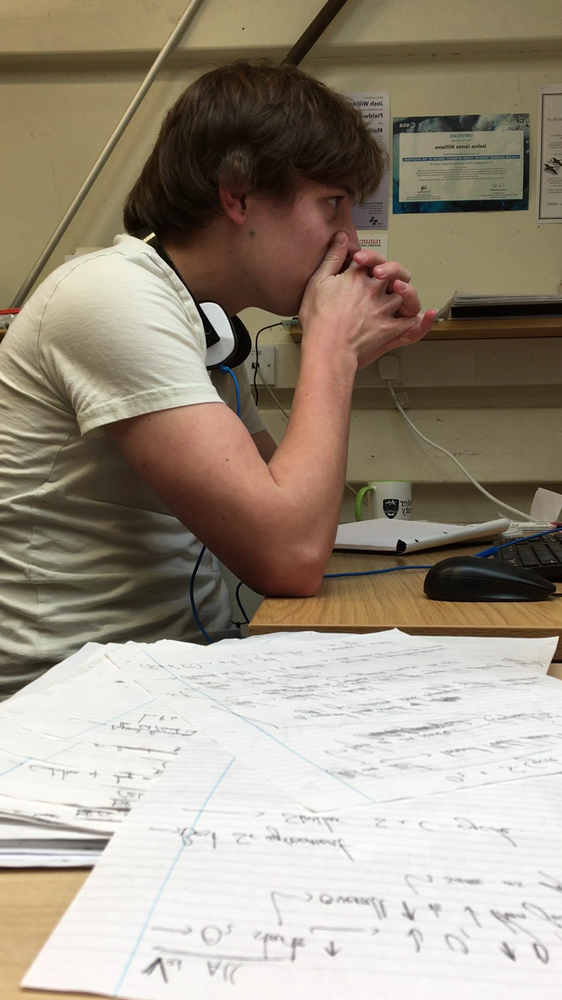
#> input picture data/image1.png, 562 x 1000 px, shrunk from 1080 x 1920 before the run, found by its file name
$ jupyter execute --allow-errors 'PPRS Feature Tracking practical (1).ipynb'
#> lines starting #> are read from the running program, lines starting #| are printed output that depends on the picture
**Principles and Practice of Remote Sensing**

**Practical:  Feature tracking**

The aims of this practical are:

1.	To introduce concepts and applications related to feature tracking in EO imagery.
2.	To explore various algorithms and parameters related to tracking features in EO imagery.
3.	To produce feature tracking results in test cases.

This practical will be run through a Jupyter notebook: all the files and data you need are already incldued in this file. If you haven't come across notebooks before, you can read more about them here: https://jupyter.org/.

To briefly cover the basics, there are three types of cells:
* Text (like this cell)
* Code (python code, which you will need to run)
* Code outputs (which will appear once you run the code)

First, we need to import some packages which we will use throughout this practical. You will need to run the cell below, but it will not generate any output (it will however load the packages into python).

[cell 1]
# <- note, the hashtag indicates that this is a comment, and will not be run as part of the code. Use this to describe
# what you are doing in the code

#Updated to Python/Jupyter by Max Van Wyk de Vries (2021), based on a MATLAB practical prepared by N. Gourmelen; J. Williams (2017), updated by Josh Williams (2018) and Peter Green (2019)

#Import necessary packages
import pandas as pd
import numpy as np
import cv2
import scipy
import matplotlib.pyplot as plt
import scipy.io as sio
from PIL import Image
import scipy.signal as signal

plt.rcParams['figure.figsize'] = [10, 10] #Set default plot size a little larger

**Section 1: Measures of similarity**

In this exercise, we are going to manually investigate the difference between two signals. We are going to start off doing this in one dimensions in order to understand the underlying method.

We have created two box functions, which are identical except for a certain offset. Your job here is to identify this offset by manually estimating the offset value.

Start with an offset value of zero, and observe the position of the two curves. Then, continue entering new values (enter 'y' to the next prompt) to improve the fit.

For each offset value you enter, the code will output the *correlation coefficient* between the two curves. For an offset of zero this will be negative (the high values of the red curve coincide with the low values of the red curve, on average). As you improve the fit, this will become positive. For a perfect fit, the correlation coefficient will be 1.

*Questions*

*Q1: What value of offset is needed here in order to achieve a correlation coefficient of 1?*

*Q2: Why do you think the code fails (produces an error) when you enter a non-integer offset?*

[cell 2]
# You do not need to read this code. Just press run
continue_flag = 'y'

while continue_flag != 'n':
    offset = int(input('Enter an offset'))
    #Create the signals, each 100 units long
    b = np.zeros(100);a = np.zeros(100);a[30+offset:40+offset]=1; b[42:52]=1;
    c=a@b
    d= np.sum((a-np.mean(a))*(b-np.mean(b)))/np.sum(((a-np.mean(a))**2*(b-np.mean(b))**2)**0.5); #np.correlate(a,b)/10
#     plt.subplot(121)
    plt.plot(a,'k');plt.plot(b,'r');ax = plt.gca();ax.axes.xaxis.set_visible(False);plt.title('Signals');plt.show();
    print('The product of the signals is ' +str(c))
    print('The correlation coefficient between the signals is ' +str(d))
    if c!= 10:
        continue_flag = input('Do you want to continue entering additional offsets? y/n')
    else:
        print('Congratulations, you found the ideal offset!')
        continue_flag = 'n'
#> this loop made 1 pass; the answer given on pass 1: 3

Real signals do not look like these box functions. The signals we deal with in the geosciences tend to be noisy - a certain amount of noise is inevitably in the data.

Repeat the previous excercise, except this time with some (pure randon) noise introduced into the box functions.

Note, you will need to answer 'n' to the second prompt to end this run.

*Questions*

*Q3: Can you achieve a correlation coefficient of 1?*

*Q4: What value of offset is needed here in order to maximize your correlation coefficient?*

*Q5: Are you as confident about having achived the correct match as the previous example?*

[cell 3]
# You do not need to read this code. Just press run
continue_flag = 'y'

while continue_flag != 'n':
    offset = int(input('Enter an offset'))
    #Create the signals, each 100 units long
    b = -0.3+0.6*np.random.rand(100);a = -0.3+0.6*np.random.rand(100); a[30+offset:40+offset]+=1; b[36:46]+=1;
    c=a@b
    d= np.sum((a-np.mean(a))*(b-np.mean(b)))/np.sum(((a-np.mean(a))**2*(b-np.mean(b))**2)**0.5); #np.correlate(a,b)/10
#     plt.subplot(121)
    plt.plot(a,'k');plt.plot(b,'r');ax = plt.gca();ax.axes.xaxis.set_visible(False);plt.title('Signals');plt.show();
    print('The product of the signals is ' +str(c))
    print('The correlation coefficient between the signals is ' +str(d))
    continue_flag = input('Do you want to continue entering additional offsets? y/n')

Now let's do the same thing one last time, but with an even larger amount of noise.

*Questions*

*Q6: What is the highest correlation coefficient you can achieve? How does it compare to the previous examples?*

*Q7: How confident are you in having found the correct offset? Why?*

[cell 4]
# You do not need to read this code. Just press run
continue_flag = 'y'

while continue_flag != 'n':
    offset = int(input('Enter an offset'))
    #Create the signals, each 100 units long
    b = -1+2*np.random.rand(100);a = -1+2*np.random.rand(100); a[30+offset:40+offset]+=1; b[39:49]+=1;
    c=a@b
    d= np.sum((a-np.mean(a))*(b-np.mean(b)))/np.sum(((a-np.mean(a))**2*(b-np.mean(b))**2)**0.5); #np.correlate(a,b)/10
#     plt.subplot(121)
    plt.plot(a,'k');plt.plot(b,'r');ax = plt.gca();ax.axes.xaxis.set_visible(False);plt.title('Signals');plt.show();
    print('The product of the signals is ' +str(c))
    print('The correlation coefficient between the signals is ' +str(d))
    continue_flag = input('Do you want to continue entering additional offsets? y/n')

Not only is finding the correct match manually rather tedious, it becomes almost impossible for noisy data. This is why we get the computer to do it automatically for us. This automated comparison of two signals is the basis for most feature tracking methods.

In order to examine how this works, let's look back at our 'perfect' box functions using an offset of 10:

Note there is a noise option. Ignore it for now, but you will want to come back an edit it in a little while.

[cell 5]
offset = 10
noise = 0

############## Edit the options above this line

if noise == 0:
    b = np.zeros(100);a = np.zeros(100);a[30:40]=1; b[30+offset:40+offset]=1;
else:
    b = -(noise*0.5)+noise*np.random.rand(100);a = -(noise*0.5)+noise*np.random.rand(100);a[30:40]+=1; b[30+offset:40+offset]+=1;

plt.plot(a,'k');plt.plot(b,'r');plt.title('Signals');plt.show();

Now, say we want to identify a small portion of the black curve in the red curve. Let's crop out a portion of this black curve between 20 and 40:

[cell 6]
a_crop = a[20:40]
plt.plot(a_crop,'k');plt.title('Cropped black curve');plt.show();

Now, let's calculate the correlation coefficient between this 'cropped out' portion of the black curve and all of the red curve. If everything works out, we should get the highest correlation coefficient when this matches the same portion of the red curve.

*Q8: A warning appears when you run this. Do you have any idea why? (hint: look up the equation for the correlation coefficient, and think about what would happen when one of the series being correlated is all zero)*

[cell 7]
correlation_coefficient = np.zeros(80)
for loop in range(80):
    correlation_coefficient[loop] = np.sum((a_crop-np.mean(a))*(b[loop:loop+20]-np.mean(b[loop:loop+20])))/np.sum(
        ((a_crop-np.mean(a_crop))**2*(b[loop:loop+20]-np.mean(b[loop:loop+20]))**2)**0.5);

correlation_coefficient[np.isnan(correlation_coefficient)] = 0

plt.plot(correlation_coefficient,'k');plt.title('Correlation array');plt.show();

We have now created an array of correlation coefficients. These represent how good the fit between the two cropped out pieces of curve is. This reaches 1 at one point, or a perfect fit!

We just need one final step now: compare the position of the original cropped-out black curve (20) to the position of maximum correlation coefficient.

[cell 8]
position_correlation = np.argmax(correlation_coefficient)
offset_calculated=position_correlation-20;

print('The calculated offset was ' + str(offset_calculated)+ ' pixels, compared to the real offset of ' + str(offset) +' pixels.')
print('The error is ' + str(abs(offset_calculated-offset)) + ' pixel(s).')

They match - the computer did the same job you did much more efficiently. We can easily upscale this method into two dimensions, comparing the patterns between two images istead of the pattern in a single curve. There are a couple of questions below asking you to explore the effect of noise levels a little more. We will then move onto some real-life examples.

*Q9: Scroll back up the notebook and edit the parameter named 'noise' in the code above. Rerun the code down to this one, and explore the effect of different noise levels.*

*Can the computer correctly estimate the displacement even with some noise in the data?*
*Can the computer correctly estimate the displacement even when the noise level is too high for you to do it by eye?*
*At what noise level is the computer no longer able to identify any patterns?*

Keep these issues of noise in mind when using this method for real world applications.

**2) Tracking movement in videos**

[cell 9]
frame_1 = np.array(Image.open('./Ftrack_practical/Video18/image1.png'))
#> frame_1 is the input picture: shape (1000, 562, 3); mean R, G, B 156.4, 145.7, 130.3
frame_2 = np.array(Image.open('./Ftrack_practical/Video18/image2.png'))
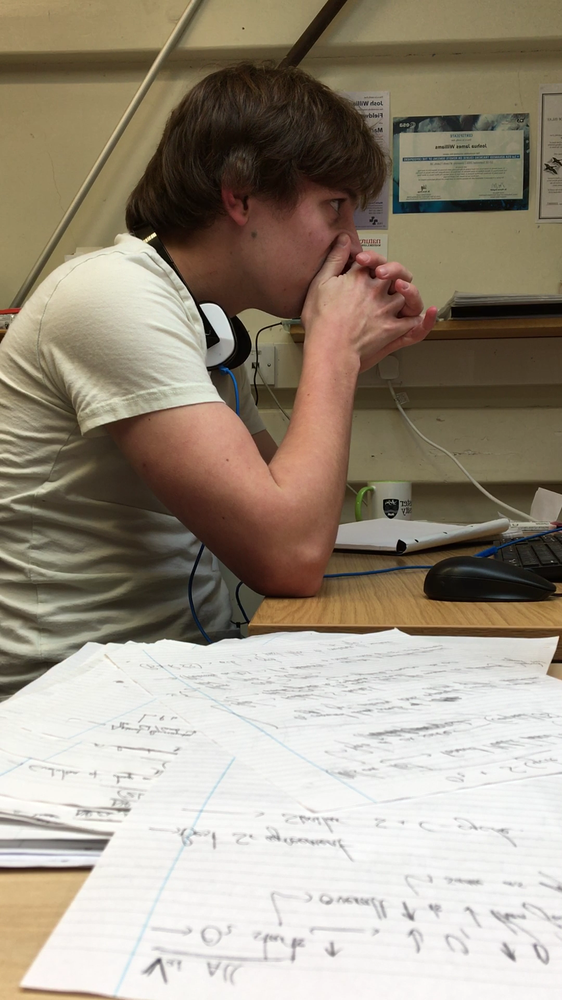
#> input picture data/image2.png, 562 x 1000 px, shrunk from 1080 x 1920 before the run, found by its file name
#> frame_2 is the input picture: shape (1000, 562, 3); mean R, G, B 156.7, 146.1, 130.5
frame_3 = np.array(Image.open('./Ftrack_practical/Video18/image3.png'))
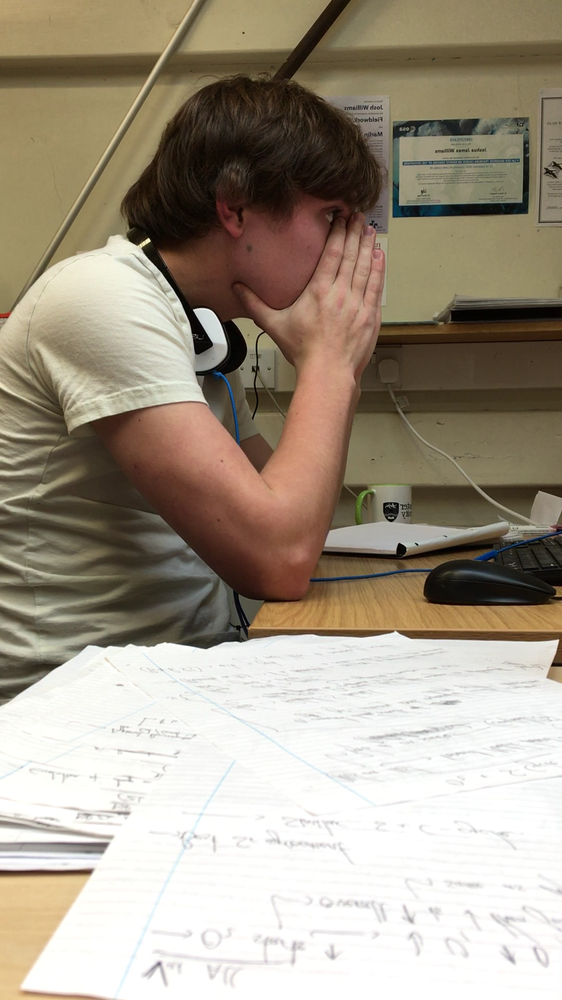
#> input picture data/image3.png, 562 x 1000 px, shrunk from 1080 x 1920 before the run, found by its file name
#> frame_3 is the input picture: shape (1000, 562, 3); mean R, G, B 163.3, 152.6, 136.5


###################First two images
flow = cv2.calcOpticalFlowFarneback(frame_1[:,:,1],frame_2[:,:,1], None, 0.5, 3, 15, 3, 5, 1.2, 0)

hsv = np.zeros_like(frame_1)
hsv[...,1] = 255
mag, ang = cv2.cartToPolar(flow[...,0], flow[...,1])
hsv[...,0] = ang*180/np.pi/2
hsv[...,2] = cv2.normalize(mag,None,0,255,cv2.NORM_MINMAX)
rgb = cv2.cvtColor(hsv,cv2.COLOR_HSV2BGR)
cv2.imshow('frame2',rgb)
k = cv2.waitKey(30) & 0xff
#> (key Esc is pressed here)

def pol2cart(rho, phi):
    u = rho * np.cos(phi)
    v = rho * np.sin(phi)
    return(u, v)

print('Image pair 1 and 2: optical flow')

u, v = pol2cart(mag,ang)

plt.subplot(2,2,1)
plt.imshow(mag);plt.title('Magnitude of displacement (pixels)');plt.colorbar()
plt.subplot(2,2,2)
plt.imshow(ang*180/3.1415);plt.title('Angle of displacement (pixels)');plt.colorbar()
plt.subplot(2,2,3)
plt.imshow(u);plt.title('X displacement (pixels)');plt.colorbar()
plt.subplot(2,2,4)
plt.imshow(v);plt.title('Y displacement (pixels)');plt.colorbar();plt.show();

################First and third images
flow = cv2.calcOpticalFlowFarneback(frame_1[:,:,1],frame_3[:,:,1], None, 0.5, 3, 15, 3, 5, 1.2, 0)

hsv = np.zeros_like(frame_1)
hsv[...,1] = 255
mag, ang = cv2.cartToPolar(flow[...,0], flow[...,1])
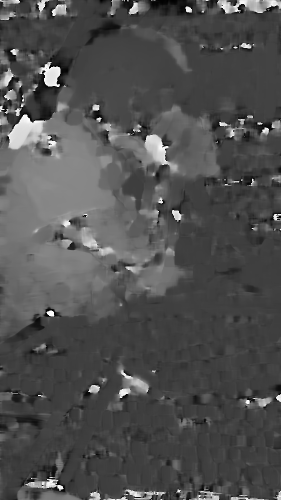
#> ang: shape (1000, 562) float32 (shown at 1/2 size); min 8.32e-05, max 6.28, mean 1.98; drawn with min black and max white
hsv[...,0] = ang*180/np.pi/2
hsv[...,2] = cv2.normalize(mag,None,0,255,cv2.NORM_MINMAX)
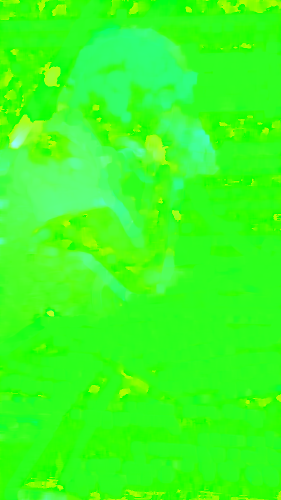
#> hsv: shape (1000, 562, 3) (shown at 1/2 size); mean of channels 0, 1, 2 56.2, 255, 31.9; drawn as R, G, B
rgb = cv2.cvtColor(hsv,cv2.COLOR_HSV2BGR)
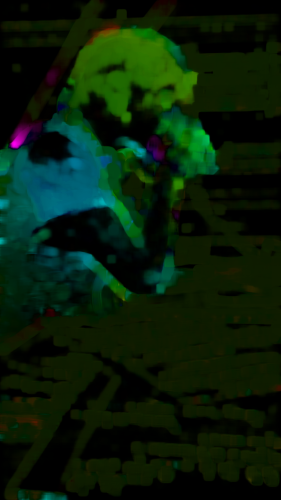
#> rgb: shape (1000, 562, 3) (shown at 1/2 size); mean B, G, R 9.4, 30.5, 8.9
cv2.imshow('frame2',rgb)
k = cv2.waitKey(30) & 0xff
#> (key Esc is pressed here)

def pol2cart(rho, phi):
    u = rho * np.cos(phi)
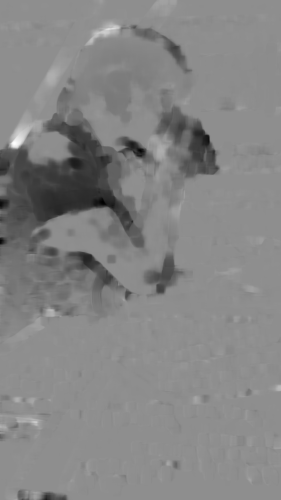
#> u: shape (1000, 562) float32 (shown at 1/2 size); min -21.92, max 17.36, mean -1.46; drawn with min black and max white
    v = rho * np.sin(phi)
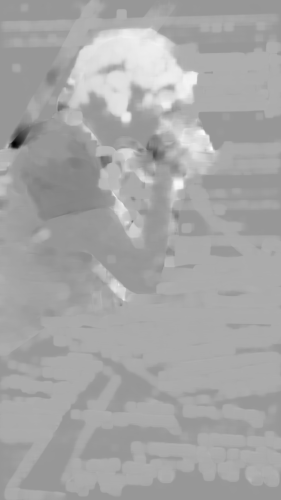
#> v: shape (1000, 562) float32 (shown at 1/2 size); min -25.57, max 17.49, mean 2.52; drawn with min black and max white
    return(u, v)

print('Image pair 1 and 3: optical flow')

u, v = pol2cart(mag,ang)

plt.subplot(2,2,1)
plt.imshow(mag);plt.title('Magnitude of displacement (pixels)');plt.colorbar()
plt.subplot(2,2,2)
plt.imshow(ang*180/3.1415);plt.title('Angle of displacement (pixels)');plt.colorbar()
plt.subplot(2,2,3)
plt.imshow(u);plt.title('X displacement (pixels)');plt.colorbar()
plt.subplot(2,2,4)
plt.imshow(v);plt.title('Y displacement (pixels)');plt.colorbar();plt.show();

[cell 10]
#Crude PIV algorithm for tests
def piv(img1, img2, siw=20, ssw=None):
#> called with siw = 10
    if ssw is None:
        ssw = siw
    sim1 = np.shape(img1);x = np.arange(ssw//2, sim1[1], siw); y = np.arange(ssw//2, sim1[0], siw);X, Y = np.meshgrid(x, y)
    u = np.zeros((len(y), len(x)));v = np.zeros((len(y), len(x)));
    border_diffy = sim1[0] - y[-1]; border_diffx = sim1[1] - x[-1]
    if border_diffy < ssw//2 and border_diffy != 0:
        img1 = np.pad(img1, ((0, 0),(0, ssw//2 - border_diffy)))
    if border_diffx < ssw//2 and border_diffx != 0:
        img1 = np.pad(img1, ((0, ssw//2 - border_diffx),(0, 0)))
    for n,i in enumerate(x):
        for m,j in enumerate(y):
            interr_window = np.array(img1[j-siw//2:j+siw//2, i-siw//2:i+siw//2])
            search_window = np.array(img2[j-ssw//2:j+ssw//2, i-ssw//2:i+ssw//2])
            interr_window = interr_window - np.mean(interr_window);search_window = search_window - np.mean(search_window)
            corr = signal.correlate2d(search_window, interr_window, mode='full')
            ind = np.unravel_index(corr.argmax(), corr.shape)
            u[m, n] = ind[1] - ((ssw + siw)//2-1); v[m, n] = ind[0] - ((ssw + siw)//2-1)
#> u: shape (100, 56) float64
#> v: shape (100, 56) float64
    return X,Y,u,v


X,Y,u,v = piv(frame_1[:,:,1],frame_2[:,:,1], siw=10, ssw=None)
#> Y: shape (100, 56) int64; 100 distinct labels, from 5 to 995

def cart2pol(x, y):
    rho = np.sqrt(x**2 + y**2)
    phi = np.arctan2(y, x)
    return(rho, phi)
mag, ang = cart2pol(u, v)

plt.subplot(2,2,1)
plt.imshow(mag);plt.title('Magnitude of displacement (pixels)');plt.colorbar()
plt.subplot(2,2,2)
plt.imshow(180-ang*180/3.1415);plt.title('Angle of displacement (pixels)');plt.colorbar()
plt.subplot(2,2,3)
plt.imshow(u);plt.title('X displacement (pixels)');plt.colorbar()
plt.subplot(2,2,4)
plt.imshow(v);plt.title('Y displacement (pixels)');plt.colorbar();plt.show();
#> after `plt.imshow(v)`:
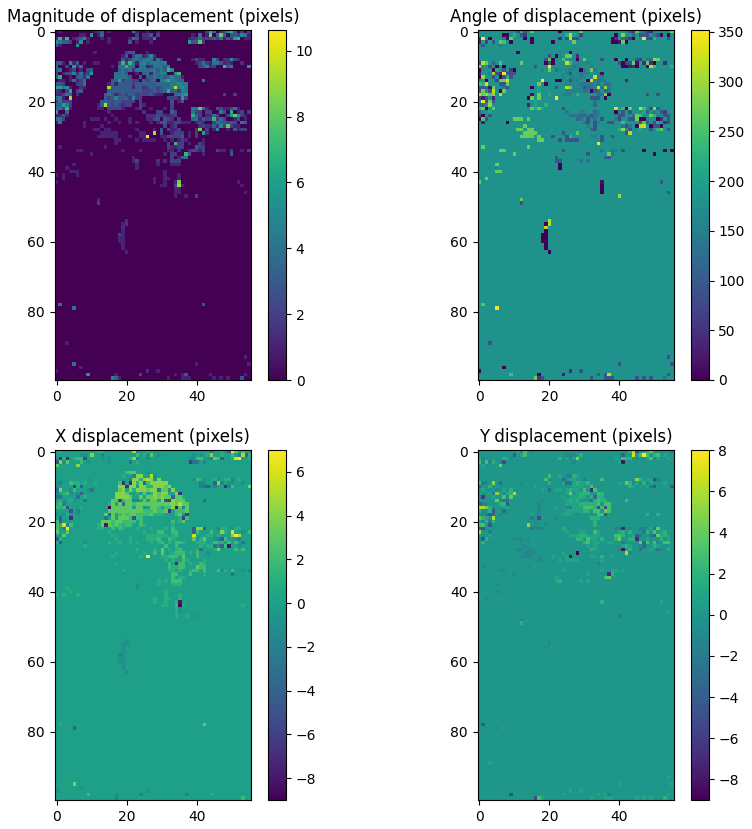
#> figure drawn by matplotlib, 8 panels

#> (a cell that did not finish here is left out)

[cell 12]
u[u==np.min(u)]=0
#> u: shape (100, 56) float64; min -8, max 7, mean 0.111
v[v==np.min(v)]=0
#> v: shape (100, 56) float64; min -8, max 8, mean 0.0455

mag, ang = cart2pol(u, v)


plt.subplot(2,2,1)
plt.imshow(mag);plt.title('Magnitude of displacement (pixels)');plt.colorbar()
plt.subplot(2,2,2)
plt.imshow(180-ang*180/3.1415);plt.title('Angle of displacement (pixels)');plt.colorbar()
plt.subplot(2,2,3)
plt.imshow(u);plt.title('X displacement (pixels)');plt.colorbar()
plt.subplot(2,2,4)
plt.imshow(v);plt.title('Y displacement (pixels)');plt.colorbar();plt.show();
